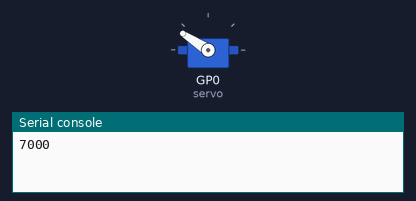
Recording of a program running on a simulated Raspberry Pi Pico running MicroPython. Shown: servo, the last lines printed to the serial console. Servo angles are drawn from the pulse width (0.5 ms = 0°, 2.5 ms = 180°).

Above: at 0.05 s.
At 2.5 s:
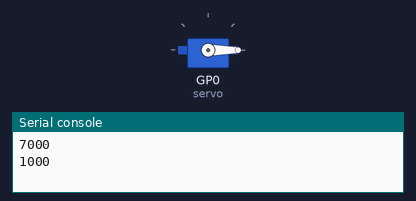
At 5.0 s:
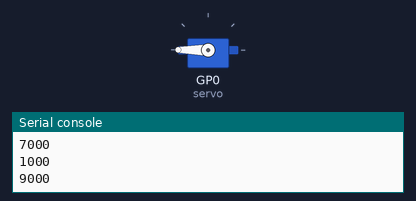
At 10.0 s:
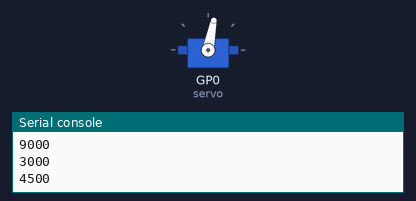
Timing chart, 0 to 13.0 s (numbered marks = the images above):
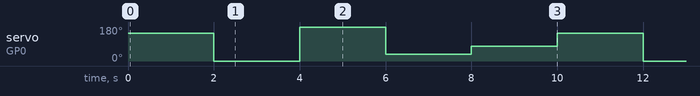

The program:

servo_test.py
```python
from machine import Pin, PWM, ADC
from time import sleep

servo = PWM(Pin(0))

freq = 50
servo.freq(freq)

duty_cycles = [7000, 1000, 9000, 3000, 4500]

while True:
    for duty in duty_cycles:
        servo.duty_u16(duty)
    # led.duty_u16(int(duty))
        print(duty)
        sleep(2)
```

Measured:
- by itself, servo on GP0 (servo): repeats every 10.0 s: 180° 2.0 s, 37° 2.0 s, 79° 2.0 s, 147° 2.0 s, 0° 2.0 s
